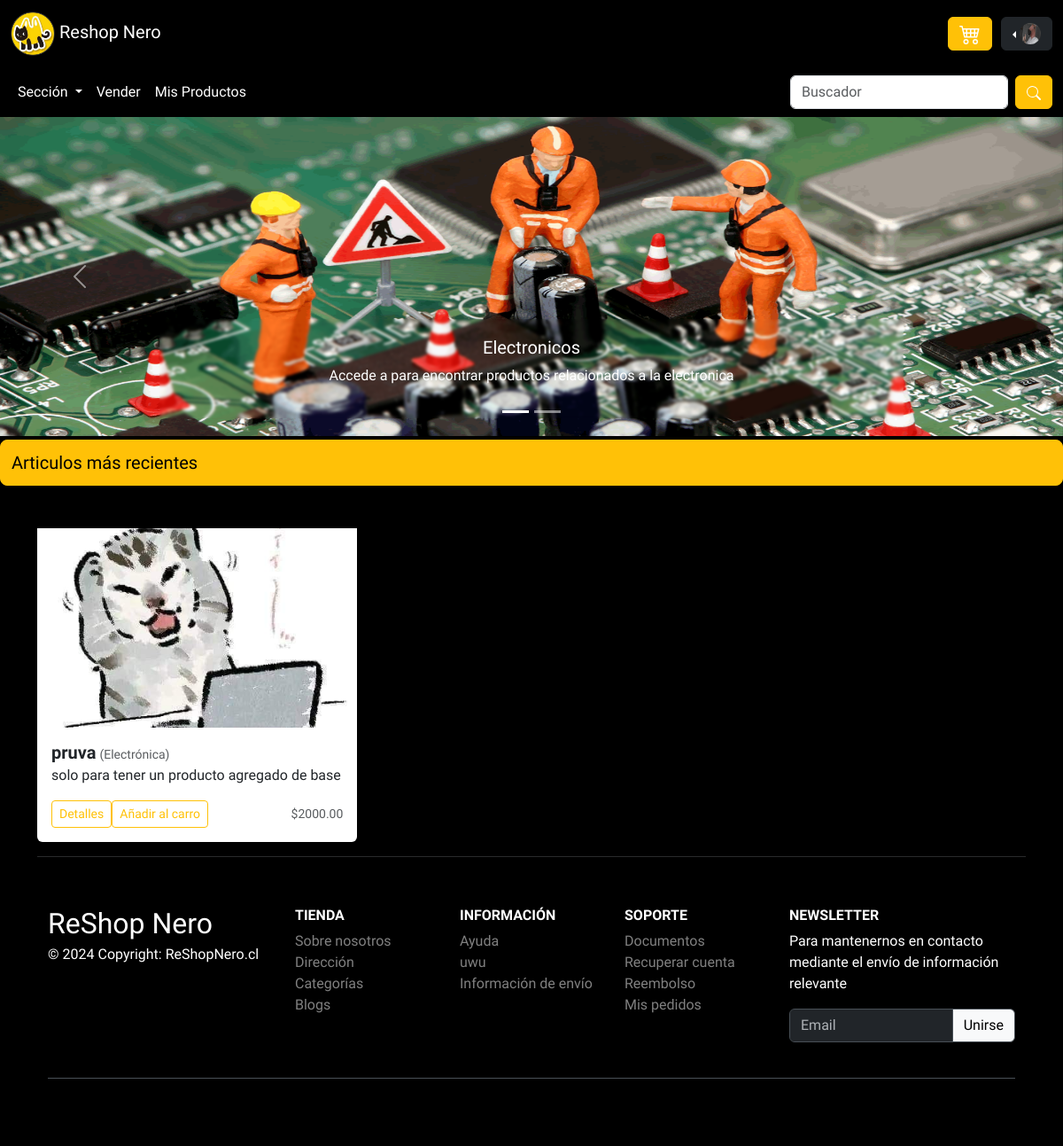
The app's page /inicioUsuario/, older data.
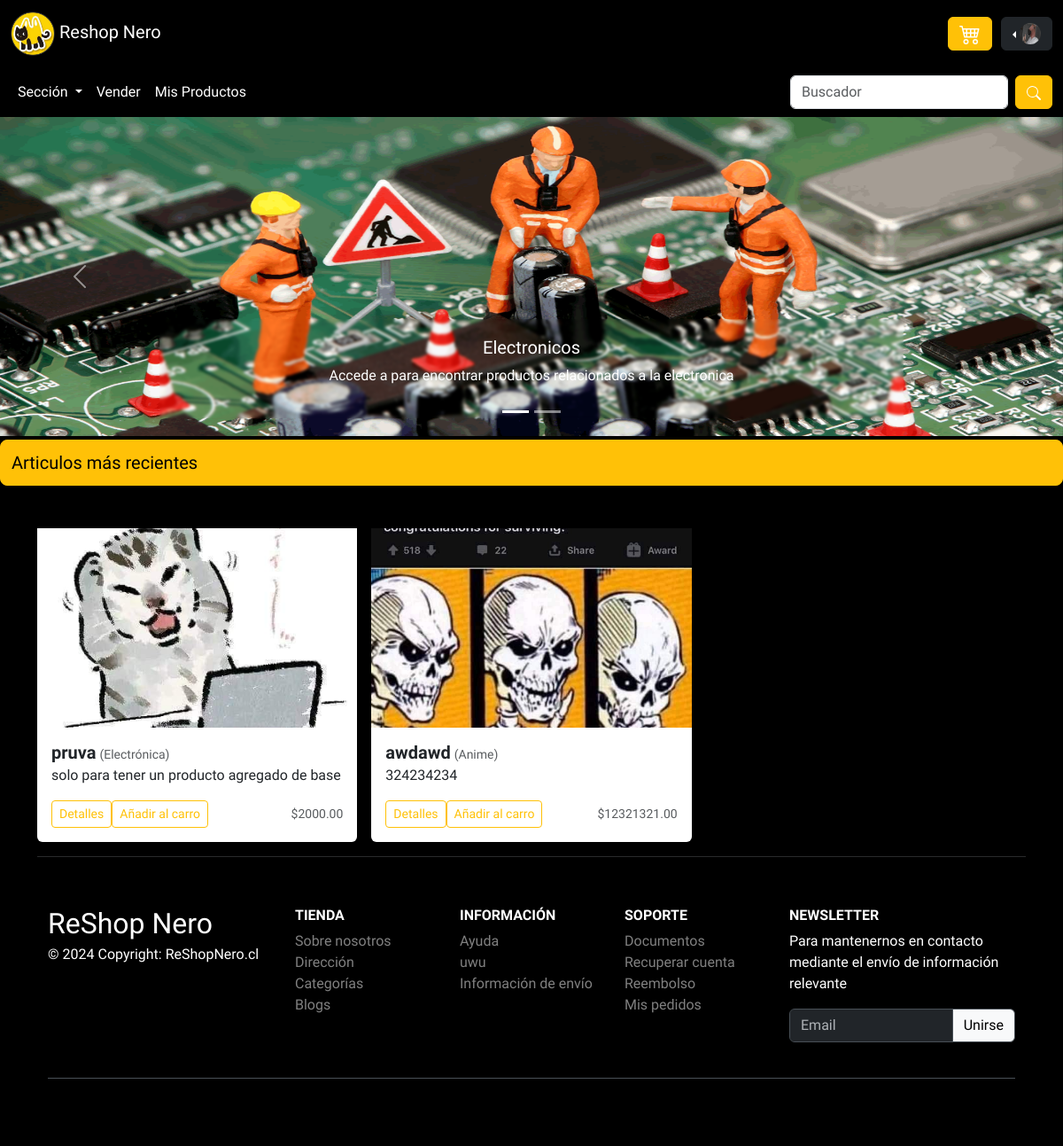
The same page, newer data.
### uni_segun/models.py (models this page shows, shortened)
class Producto(models.Model):
    nombre = models.CharField(max_length=255)
    descripcion = models.TextField()
    precio = models.DecimalField(max_digits=10, decimal_places=2)
    categoria = models.ForeignKey(CategoriaProducto, on_delete=models.CASCADE)
    imagen = models.ImageField(upload_to='productos/', null=True, blank=True)

class CategoriaProducto(models.Model):
    nombre = models.CharField(max_length=255)

### uni_segun/views.py (the view)
# urls.py: path('inicioUsuario/', views.inicioUsuario, name='inicioUsuario'),
def inicioUsuario(request):
    usuarios = Usuario.objects.all()
    productos = Producto.objects.all()
    carrito = request.session.get('carrito', [])
    total = sum(item['precio'] * item['cantidad'] for item in carrito)
    cant = sum(item['cantidad'] for item in carrito)
    context = {
        'carrito': carrito,
        'total': total,
        'cant':cant,
        'productos': productos,
        'usuarios':usuarios
    }
    return render(request, 'inicioUsuario.html', context)

### uni_segun/templates/inicioUsuario.html (shortened to what the changed rows need)
<!DOCTYPE html>
<html lang="es">
<head>
    {% load static %}
    <link href="{% static 'bootstrap-5.3.3/dist/css/bootstrap.min.css' %}" rel="stylesheet">
    <link rel="stylesheet" href="{% static 'css/style.css' %}">
    <link rel="stylesheet" href="{% static 'css/estilo.carrodecompra.css' %}">
  </head>
<body>
          <div class="album py-5 bg-body-black">
            <div class="container container-items">
              <div class="row row-cols-1 row-cols-sm-2 row-cols-md-3 g-3">
                {% for producto in productos %}
                <div class="col">
                    <div class="card shadow-sm">
                      <img src="{{ producto.imagen.url }}" alt="{{ producto.nombre }}" style="height: 225px; width: 100%; object-fit: cover;">
                      <div class="card-body">
                            <h5 style="display: inline;" class="fw-bold">{{ producto.nombre }}</h5>
                            <small class="text-body-secondary">({{ producto.categoria.nombre }})</small>
                            <p class="card-text text-dark text-truncate">{{ producto.descripcion }}</p>
                            <div class="d-flex justify-content-between align-items-center">
                                <div class="btn-group">
                                    <a href="{% url 'paginaProductoPrueva' producto.id %}"><button type="button" class="btn btn-sm btn-outline-warning">Detalles</button></a>
                                    <form action="{% url 'agregar_al_carrito' producto.id %}" method="post">
                                      <button type="submit" class="btn btn-sm btn-outline-warning">Añadir al carro</button>
                                  </form>
                                </div>
                                <small class="text-body-secondary preci-secondary">${{ producto.precio }}</small>
                            </div>
                        </div>
                    </div>
                </div>
                {% endfor %}
            </div>
      </div>
</body>
</html>

Row changes from the older to the newer data that the page shows:
added Producto: imagen (picture), nombre "awdawd", categoria.nombre "Anime", descripcion "324234234", precio "12321321.00"
